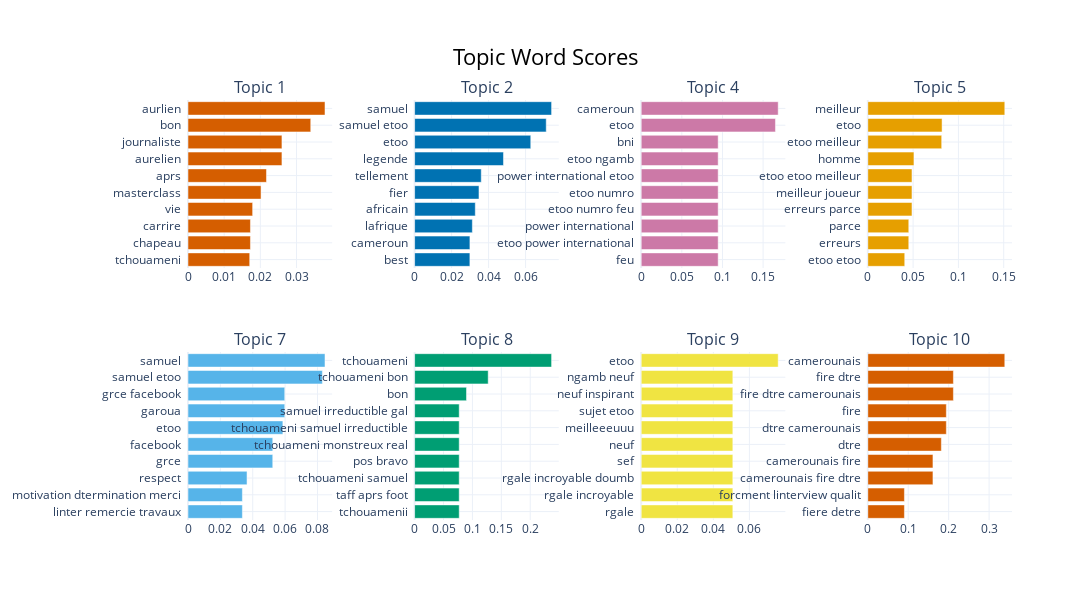

Source (notebook cell):
### Code cell
topic_model.visualize_barchart(n_words=10, topics=[1,2,4,5,7,8,9,10 ], height=300, width=300)

### Figure 1 — Plotly figure (JSON) as saved in the notebook; plotly's stock layout.template omitted (floating-point values rounded to 4 significant figures)
{"data": [{"marker": {"color": "#D55E00"}, "orientation": "h", "type": "bar", "x": [0.01706, 0.01726, 0.01726, 0.01787, 0.02019, 0.0217, 0.02597, 0.02597, 0.03393, 0.03787], "xaxis": "x", "y": ["tchouameni  ", "chapeau  ", "carrire  ", "vie  ", "masterclass  ", "aprs  ", "aurelien  ", "journaliste  ", "bon  ", "aurlien  "], "yaxis": "y"}, {"marker": {"color": "#0072B2"}, "orientation": "h", "type": "bar", "x": [0.02989, 0.0299, 0.03122, 0.03281, 0.0348, 0.03603, 0.04804, 0.0628, 0.07116, 0.07406], "xaxis": "x2", "y": ["best  ", "cameroun  ", "lafrique  ", "africain  ", "fier  ", "tellement  ", "legende  ", "etoo  ", "samuel etoo  ", "samuel  "], "yaxis": "y2"}, {"marker": {"color": "#CC79A7"}, "orientation": "h", "type": "bar", "x": [0.0947, 0.0947, 0.0947, 0.0947, 0.0947, 0.0947, 0.0947, 0.0947, 0.1652, 0.1685], "xaxis": "x3", "y": ["feu  ", "etoo power international  ", "power international  ", "etoo numro feu  ", "etoo numro  ", "power international etoo  ", "etoo ngamb  ", "bni  ", "etoo  ", "cameroun  "], "yaxis": "y3"}, {"marker": {"color": "#E69F00"}, "orientation": "h", "type": "bar", "x": [0.04077, 0.04522, 0.04522, 0.04876, 0.04876, 0.04876, 0.05094, 0.08155, 0.08197, 0.1512], "xaxis": "x4", "y": ["etoo etoo  ", "erreurs  ", "parce  ", "erreurs parce  ", "meilleur joueur  ", "etoo etoo meilleur  ", "homme  ", "etoo meilleur  ", "etoo  ", "meilleur  "], "yaxis": "y4"}, {"marker": {"color": "#56B4E9"}, "orientation": "h", "type": "bar", "x": [0.0336, 0.0336, 0.03647, 0.05236, 0.05236, 0.05861, 0.05977, 0.05977, 0.08302, 0.08464], "xaxis": "x5", "y": ["linter remercie travaux  ", "motivation dtermination merci  ", "respect  ", "grce  ", "facebook  ", "etoo  ", "garoua  ", "grce facebook  ", "samuel etoo  ", "samuel  "], "yaxis": "y5"}, {"marker": {"color": "#009E73"}, "orientation": "h", "type": "bar", "x": [0.07716, 0.07716, 0.07716, 0.07716, 0.07716, 0.07716, 0.07716, 0.08977, 0.1273, 0.2369], "xaxis": "x6", "y": ["tchouamenii  ", "taff aprs foot  ", "tchouameni samuel  ", "pos bravo  ", "tchouameni monstreux real  ", "tchouameni samuel irreductible  ", "samuel irreductible gal  ", "bon  ", "tchouameni bon  ", "tchouameni  "], "yaxis": "y6"}, {"marker": {"color": "#F0E442"}, "orientation": "h", "type": "bar", "x": [0.05081, 0.05081, 0.05081, 0.05081, 0.05081, 0.05081, 0.05081, 0.05081, 0.05081, 0.07597], "xaxis": "x7", "y": ["rgale  ", "rgale incroyable  ", "rgale incroyable doumb  ", "sef  ", "neuf  ", "meilleeeuuu  ", "sujet etoo  ", "neuf inspirant  ", "ngamb neuf  ", "etoo  "], "yaxis": "y7"}, {"marker": {"color": "#D55E00"}, "orientation": "h", "type": "bar", "x": [0.09058, 0.09058, 0.1611, 0.1611, 0.1819, 0.1943, 0.1943, 0.2117, 0.2117, 0.3388], "xaxis": "x8", "y": ["fiere detre  ", "forcment linterview qualit  ", "camerounais fire dtre  ", "camerounais fire  ", "dtre  ", "dtre camerounais  ", "fire  ", "fire dtre camerounais  ", "fire dtre  ", "camerounais  "], "yaxis": "y8"}], "layout": {"annotations": [{"font": {"size": 16}, "showarrow": false, "text": "Topic 1", "x": 0.0875, "xanchor": "center", "xref": "paper", "y": 1, "yanchor": "bottom", "yref": "paper"}, {"font": {"size": 16}, "showarrow": false, "text": "Topic 2", "x": 0.3625, "xanchor": "center", "xref": "paper", "y": 1, "yanchor": "bottom", "yref": "paper"}, {"font": {"size": 16}, "showarrow": false, "text": "Topic 4", "x": 0.6375, "xanchor": "center", "xref": "paper", "y": 1, "yanchor": "bottom", "yref": "paper"}, {"font": {"size": 16}, "showarrow": false, "text": "Topic 5", "x": 0.9125, "xanchor": "center", "xref": "paper", "y": 1, "yanchor": "bottom", "yref": "paper"}, {"font": {"size": 16}, "showarrow": false, "text": "Topic 7", "x": 0.0875, "xanchor": "center", "xref": "paper", "y": 0.4, "yanchor": "bottom", "yref": "paper"}, {"font": {"size": 16}, "showarrow": false, "text": "Topic 8", "x": 0.3625, "xanchor": "center", "xref": "paper", "y": 0.4, "yanchor": "bottom", "yref": "paper"}, {"font": {"size": 16}, "showarrow": false, "text": "Topic 9", "x": 0.6375, "xanchor": "center", "xref": "paper", "y": 0.4, "yanchor": "bottom", "yref": "paper"}, {"font": {"size": 16}, "showarrow": false, "text": "Topic 10", "x": 0.9125, "xanchor": "center", "xref": "paper", "y": 0.4, "yanchor": "bottom", "yref": "paper"}], "height": 600, "hoverlabel": {"bgcolor": "white", "font": {"family": "Rockwell", "size": 16}}, "showlegend": false, "title": {"font": {"color": "Black", "size": 22}, "text": "Topic Word Scores", "x": 0.5, "xanchor": "center", "yanchor": "top"}, "width": 1200, "xaxis": {"anchor": "y", "domain": [0, 0.175], "showgrid": true}, "xaxis2": {"anchor": "y2", "domain": [0.275, 0.45], "showgrid": true}, "xaxis3": {"anchor": "y3", "domain": [0.55, 0.725], "showgrid": true}, "xaxis4": {"anchor": "y4", "domain": [0.825, 1], "showgrid": true}, "xaxis5": {"anchor": "y5", "domain": [0, 0.175], "showgrid": true}, "xaxis6": {"anchor": "y6", "domain": [0.275, 0.45], "showgrid": true}, "xaxis7": {"anchor": "y7", "domain": [0.55, 0.725], "showgrid": true}, "xaxis8": {"anchor": "y8", "domain": [0.825, 1], "showgrid": true}, "yaxis": {"anchor": "x", "domain": [0.6, 1], "showgrid": true}, "yaxis2": {"anchor": "x2", "domain": [0.6, 1], "showgrid": true}, "yaxis3": {"anchor": "x3", "domain": [0.6, 1], "showgrid": true}, "yaxis4": {"anchor": "x4", "domain": [0.6, 1], "showgrid": true}, "yaxis5": {"anchor": "x5", "domain": [0, 0.4], "showgrid": true}, "yaxis6": {"anchor": "x6", "domain": [0, 0.4], "showgrid": true}, "yaxis7": {"anchor": "x7", "domain": [0, 0.4], "showgrid": true}, "yaxis8": {"anchor": "x8", "domain": [0, 0.4], "showgrid": true}}}
